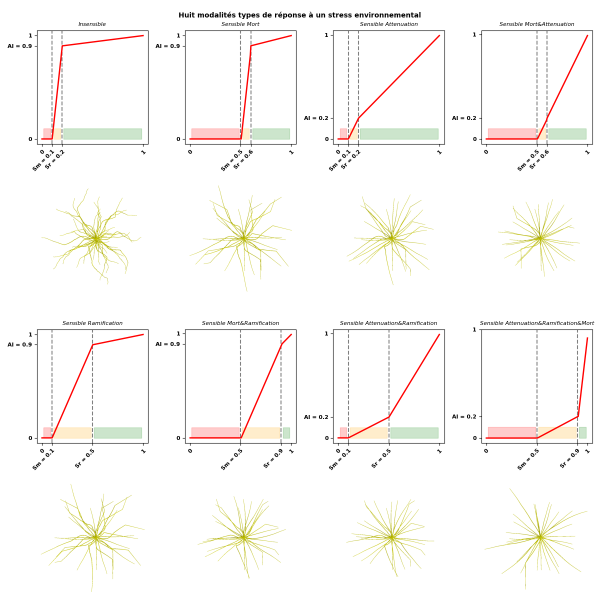
#> input picture Visualisation/Huit_Modalite_examples.png, 1200 x 1200 px, given in place of Strat0.png, which was not available (shown at 1/2 size)
$ python VisuHM.py
#> lines starting #> are read from the running program, lines starting #| are printed output that depends on the picture; pictures that were not available may be replaced by others from this repository, and a replacement may not be noted
#!/usr/bin/env python3
# -*- coding: utf-8 -*-
"""
Created on Mon Aug 24 15:51:17 2020

@author: lenovo
"""


import os
import numpy as np
import matplotlib.pyplot as plt
import seaborn as sns
import glob
import imageio
from pathlib import Path
#import cv2
from PIL import Image
import numpy as np


# [38 lines left out: functions Visualisation_CM, gif_HM, gif_RoCoCau, get_concat_h, not called in this run]

def get_concat_v(im1, im2):
    dst = Image.new('RGB', (im1.width, im1.height + im2.height))
    dst.paste(im1, (0, 0))
    dst.paste(im2, (0, im1.height))
    return dst

# [17 lines left out: function anim_stratH, not called in this run]

def anim_stratV(path_to_images1, images_name1, path_to_images2, images_name2,
               anim_name, n_img, loop, fps):

#> called with path_to_images1 = '/home/lenovo/Bureau/AnimStratAleatoire/', images_name1 = 'Strat{}.png', path_to_images2 = '/home/lenovo/Bureau/AnimParamAleatoire', images_name2 = 'Param_aleatoire_{}.png', anim_name = 'Anim_Strat_TOYV.gif', n_img = 20, loop = 1, fps = 1
    image_list = []
    for i in range(n_img) :
        im1_path = os.path.join(path_to_images1, images_name1.format(i))
        im1 = Image.open(im1_path)
#> im1 is the input picture: PIL image 1200x1200 RGBA; mean R, G, B, A 250.2, 248.7, 246.4, 255
        im1 = im1.resize((round(im1.size[0]*1), round(im1.size[1]*1)))
        im2_path = os.path.join(path_to_images2, images_name2.format(i))
        im2 = Image.open(im2_path)
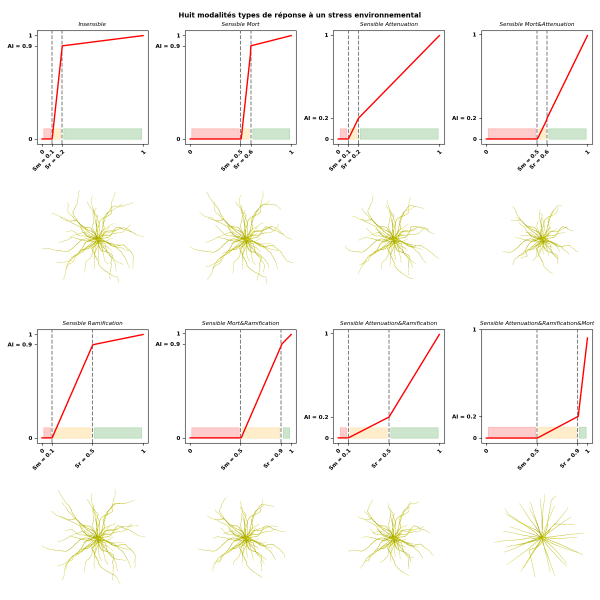
#> input picture Visualisation/Huit_Modalite_examples2.png, 1200 x 1200 px, given in place of Param_aleatoire_0.png, which was not available (shown at 1/2 size)
#> im2 is the input picture: PIL image 1200x1200 RGBA; mean R, G, B, A 250.1, 248.6, 246, 255
        im2 = im2.resize((round(im2.size[0]*1.5), round(im2.size[1]*2)))
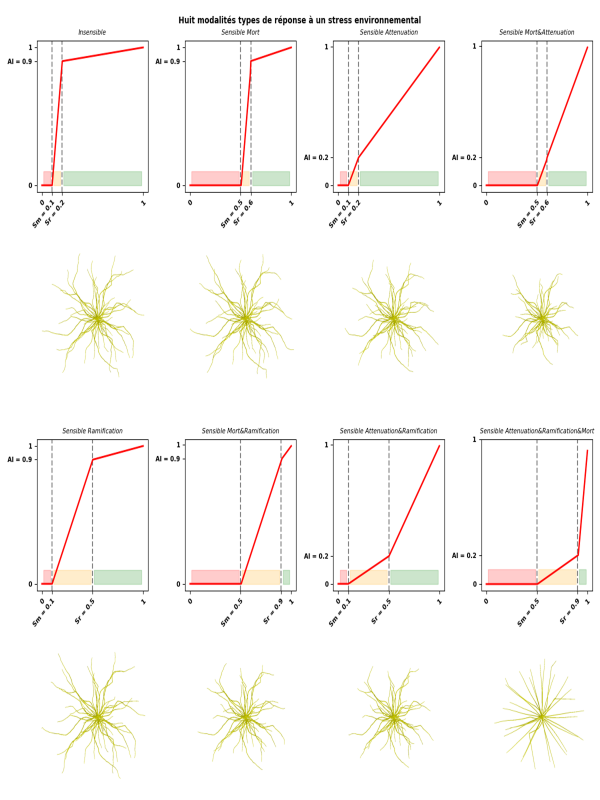
#> im2: PIL image 1800x2400 RGBA (shown at 1/3 size); mean R, G, B, A 250, 248.5, 245.8, 255

        im_v = get_concat_v(im1, im2)
#> in get_concat_v, `dst = Image.new('RGB', (im1.width, im1.height + im2.height))`: dst: PIL image 1200x3600 RGB; every value is 0
#> in get_concat_v, `dst.paste(im1, (0, 0))`:
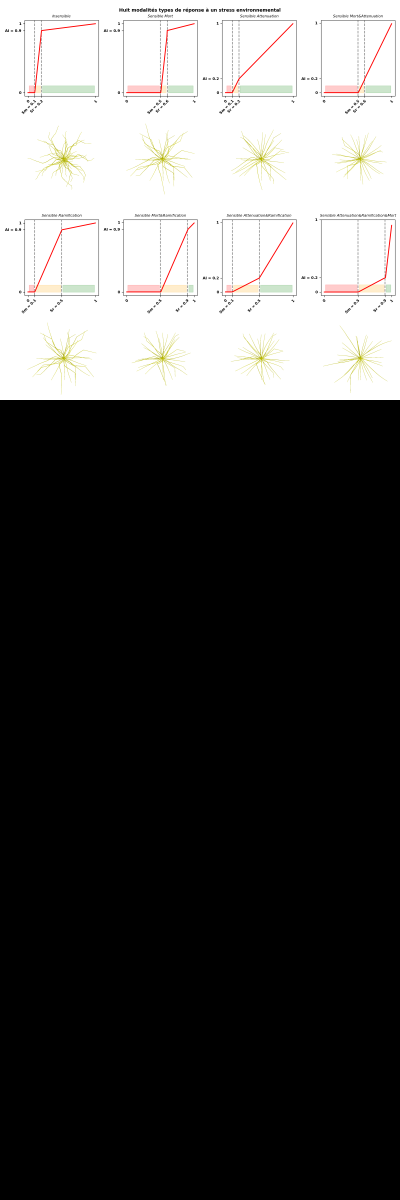
#> dst: PIL image 1200x3600 RGB (shown at 1/3 size); mean R, G, B 83.4, 82.9, 82.1
#> in get_concat_v, `dst.paste(im2, (0, im1.height))`:
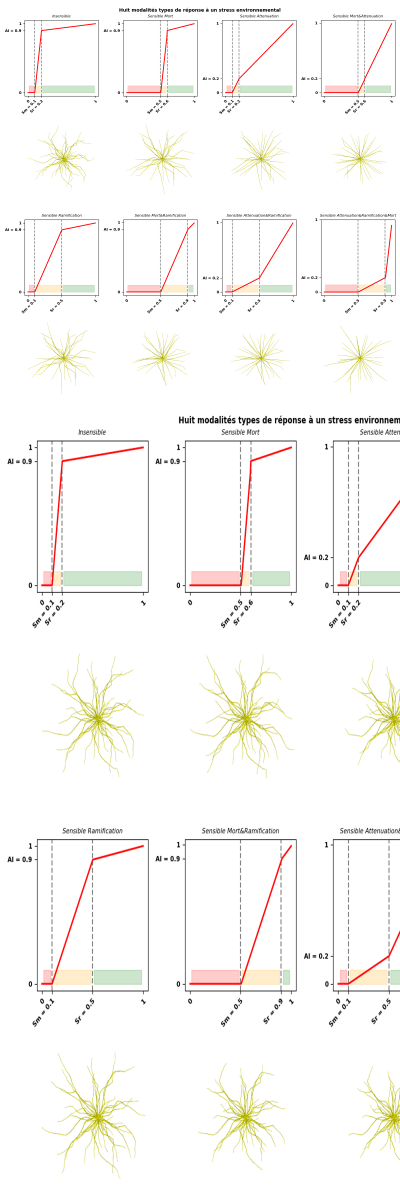
#> dst: PIL image 1200x3600 RGB (shown at 1/3 size); mean R, G, B 249.9, 248.5, 245.8
        image_list.append(im_v)

    anim_path = ''.join([path_to_images1, anim_name])
    imageio.mimwrite(anim_path, image_list, loop=loop, fps=fps)

if __name__ == '__main__' :
#> (the run stopped early here; a loop or call above may not have finished)
